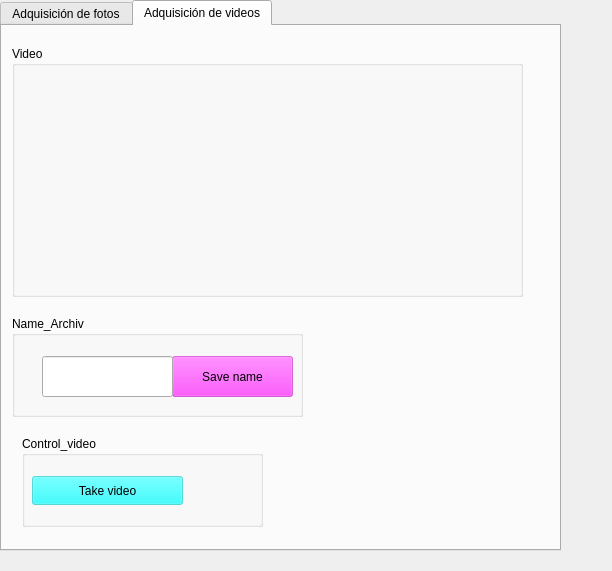
<?xml version="1.0" encoding="UTF-8"?>
<ui version="4.0">
 <class>Form</class>
 <widget class="QWidget" name="Form">
  <property name="geometry">
   <rect>
    <x>0</x>
    <y>0</y>
    <width>612</width>
    <height>571</height>
   </rect>
  </property>
  <property name="windowTitle">
   <string>Form</string>
  </property>
  <widget class="QTabWidget" name="tabWidget">
   <property name="geometry">
    <rect>
     <x>0</x>
     <y>0</y>
     <width>561</width>
     <height>551</height>
    </rect>
   </property>
   <property name="cursor">
    <cursorShape>ArrowCursor</cursorShape>
   </property>
   <property name="accessibleName">
    <string/>
   </property>
   <property name="tabPosition">
    <enum>QTabWidget::North</enum>
   </property>
   <property name="currentIndex">
    <number>1</number>
   </property>
   <property name="tabsClosable">
    <bool>false</bool>
   </property>
   <property name="tabBarAutoHide">
    <bool>false</bool>
   </property>
   <widget class="QWidget" name="tab">
    <property name="enabled">
     <bool>true</bool>
    </property>
    <property name="cursor">
     <cursorShape>CrossCursor</cursorShape>
    </property>
    <attribute name="title">
     <string>Adquisición de fotos</string>
    </attribute>
    <widget class="QPushButton" name="take_picture">
     <property name="geometry">
      <rect>
       <x>50</x>
       <y>440</y>
       <width>121</width>
       <height>41</height>
      </rect>
     </property>
     <property name="styleSheet">
      <string notr="true">background-color:rgba(10, 255, 255, 130);
font: 75 9pt &quot;Segoe Print&quot;;
</string>
     </property>
     <property name="text">
      <string>Take picture</string>
     </property>
    </widget>
    <widget class="QGroupBox" name="groupBox">
     <property name="geometry">
      <rect>
       <x>20</x>
       <y>40</y>
       <width>511</width>
       <height>251</height>
      </rect>
     </property>
     <property name="title">
      <string>Picture</string>
     </property>
     <widget class="QLabel" name="img_cont">
      <property name="geometry">
       <rect>
        <x>50</x>
        <y>30</y>
        <width>401</width>
        <height>191</height>
       </rect>
      </property>
      <property name="text">
       <string/>
      </property>
      <property name="pixmap">
       <pixmap>TIC1/6Sobre capacidad.png</pixmap>
      </property>
     </widget>
    </widget>
    <widget class="QGroupBox" name="groupBox_3">
     <property name="geometry">
      <rect>
       <x>10</x>
       <y>310</y>
       <width>301</width>
       <height>111</height>
      </rect>
     </property>
     <property name="title">
      <string>Name_Archiv</string>
     </property>
     <widget class="QPushButton" name="pushButton">
      <property name="geometry">
       <rect>
        <x>160</x>
        <y>40</y>
        <width>121</width>
        <height>41</height>
       </rect>
      </property>
      <property name="styleSheet">
       <string notr="true">background-color:rgba(255, 30, 255, 130);
font: 75 9pt &quot;Segoe Print&quot;;</string>
      </property>
      <property name="text">
       <string>Save name</string>
      </property>
     </widget>
     <widget class="QLineEdit" name="lineEdit">
      <property name="geometry">
       <rect>
        <x>30</x>
        <y>40</y>
        <width>131</width>
        <height>41</height>
       </rect>
      </property>
     </widget>
    </widget>
    <widget class="QPushButton" name="fotor">
     <property name="geometry">
      <rect>
       <x>180</x>
       <y>440</y>
       <width>31</width>
       <height>41</height>
      </rect>
     </property>
     <property name="styleSheet">
      <string notr="true">background-color:rgba(10, 255, 255, 130);
font: 75 9pt &quot;Segoe Print&quot;;
</string>
     </property>
     <property name="text">
      <string>R</string>
     </property>
    </widget>
   </widget>
   <widget class="QWidget" name="tab_2">
    <attribute name="title">
     <string>Adquisición de videos</string>
    </attribute>
    <widget class="QGroupBox" name="groupBox_4">
     <property name="geometry">
      <rect>
       <x>10</x>
       <y>20</y>
       <width>511</width>
       <height>251</height>
      </rect>
     </property>
     <property name="title">
      <string>Video</string>
     </property>
     <widget class="QLabel" name="img_cont_2">
      <property name="geometry">
       <rect>
        <x>40</x>
        <y>20</y>
        <width>421</width>
        <height>201</height>
       </rect>
      </property>
      <property name="text">
       <string/>
      </property>
      <property name="pixmap">
       <pixmap>TIC1/6Sobre capacidad.png</pixmap>
      </property>
     </widget>
    </widget>
    <widget class="QGroupBox" name="groupBox_5">
     <property name="geometry">
      <rect>
       <x>20</x>
       <y>410</y>
       <width>241</width>
       <height>91</height>
      </rect>
     </property>
     <property name="title">
      <string>Control_video</string>
     </property>
     <widget class="QPushButton" name="a">
      <property name="geometry">
       <rect>
        <x>10</x>
        <y>40</y>
        <width>151</width>
        <height>29</height>
       </rect>
      </property>
      <property name="styleSheet">
       <string notr="true">background-color:rgba(10, 255, 255, 130);
font: 75 9pt &quot;Segoe Print&quot;;
</string>
      </property>
      <property name="text">
       <string>Take video</string>
      </property>
     </widget>
    </widget>
    <widget class="QGroupBox" name="groupBox_6">
     <property name="geometry">
      <rect>
       <x>10</x>
       <y>290</y>
       <width>291</width>
       <height>101</height>
      </rect>
     </property>
     <property name="title">
      <string>Name_Archiv</string>
     </property>
     <widget class="QPushButton" name="pushButton_9">
      <property name="geometry">
       <rect>
        <x>160</x>
        <y>40</y>
        <width>121</width>
        <height>41</height>
       </rect>
      </property>
      <property name="styleSheet">
       <string notr="true">background-color:rgba(255, 30, 255, 130);
font: 75 9pt &quot;Segoe Print&quot;;</string>
      </property>
      <property name="text">
       <string>Save name</string>
      </property>
     </widget>
     <widget class="QLineEdit" name="lineEdit_2">
      <property name="geometry">
       <rect>
        <x>30</x>
        <y>40</y>
        <width>131</width>
        <height>41</height>
       </rect>
      </property>
     </widget>
    </widget>
   </widget>
  </widget>
 </widget>
 <resources/>
 <connections>
  <connection>
   <sender>take_picture</sender>
   <signal>clicked()</signal>
   <receiver>Form</receiver>
   <slot>take_video()</slot>
   <hints>
    <hint type="sourcelabel">
     <x>52</x>
     <y>462</y>
    </hint>
    <hint type="destinationlabel">
     <x>-34</x>
     <y>423</y>
    </hint>
   </hints>
  </connection>
 </connections>
 <slots>
  <slot>take_foto()</slot>
  <slot>take_video()</slot>
 </slots>
</ui>
